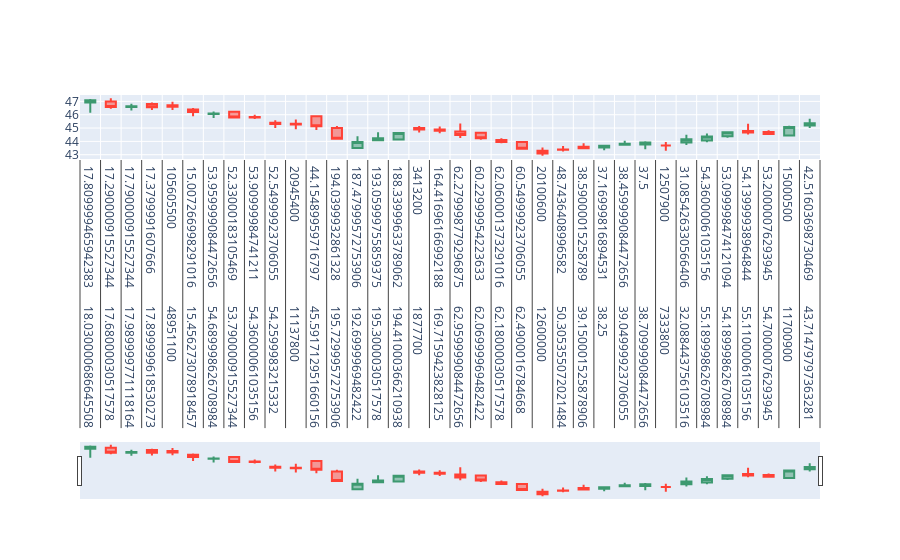

The cell this chart's notebook holds for it:
### Markdown cell above
** Use .iplot(kind='candle) to create a candle plot of Bank of America's stock from Jan 1st 2015 to Jan 1st 2016.**

### Code cell
bac15 = BAC[['Open','High','Low','Close']].loc['2015-01-01':'2016-01-01']
bac15.iplot(kind='candle')

### Figure 1 — Plotly figure (JSON) as saved in the notebook; plotly's stock layout.template omitted (floating-point values rounded to 4 significant figures; data arrays with more than 128 entries replaced by an {"elided": "..."} marker saying what was removed)
{"data": [{"close": {"elided": "2517 float values"}, "high": {"elided": "2517 float values"}, "low": {"elided": "2517 float values"}, "open": {"elided": "2517 float values"}, "type": "candlestick", "x": {"elided": "252x36 float values"}}], "layout": {}}
